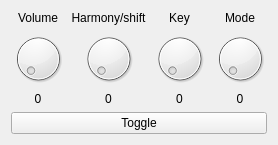
<?xml version="1.0" encoding="UTF-8"?>
<ui version="4.0">
 <class>widget_harmonizer</class>
 <widget class="QWidget" name="widget_harmonizer">
  <property name="geometry">
   <rect>
    <x>0</x>
    <y>0</y>
    <width>278</width>
    <height>145</height>
   </rect>
  </property>
  <property name="sizePolicy">
   <sizepolicy hsizetype="Expanding" vsizetype="Expanding">
    <horstretch>0</horstretch>
    <verstretch>0</verstretch>
   </sizepolicy>
  </property>
  <property name="maximumSize">
   <size>
    <width>10000</width>
    <height>1000</height>
   </size>
  </property>
  <property name="windowTitle">
   <string>Form</string>
  </property>
  <layout class="QVBoxLayout" name="verticalLayout" stretch="0,1">
   <item>
    <layout class="QGridLayout" name="gridLayout" rowstretch="0,0,0">
     <item row="1" column="1">
      <widget class="QDial" name="dialHarmony">
       <property name="maximum">
        <number>10</number>
       </property>
       <property name="pageStep">
        <number>1</number>
       </property>
      </widget>
     </item>
     <item row="1" column="2">
      <widget class="QDial" name="dialKey">
       <property name="maximum">
        <number>11</number>
       </property>
       <property name="pageStep">
        <number>1</number>
       </property>
      </widget>
     </item>
     <item row="1" column="3">
      <widget class="QDial" name="dialMode">
       <property name="maximum">
        <number>4</number>
       </property>
       <property name="pageStep">
        <number>1</number>
       </property>
      </widget>
     </item>
     <item row="1" column="0">
      <widget class="QDial" name="dialVol">
       <property name="maximum">
        <number>100</number>
       </property>
      </widget>
     </item>
     <item row="2" column="2">
      <widget class="QLabel" name="label_8">
       <property name="text">
        <string>0</string>
       </property>
       <property name="alignment">
        <set>Qt::AlignCenter</set>
       </property>
      </widget>
     </item>
     <item row="2" column="1">
      <widget class="QLabel" name="label_7">
       <property name="text">
        <string>0</string>
       </property>
       <property name="alignment">
        <set>Qt::AlignCenter</set>
       </property>
      </widget>
     </item>
     <item row="2" column="0">
      <widget class="QLabel" name="label_10">
       <property name="text">
        <string>0</string>
       </property>
       <property name="alignment">
        <set>Qt::AlignCenter</set>
       </property>
      </widget>
     </item>
     <item row="2" column="3">
      <widget class="QLabel" name="label_9">
       <property name="text">
        <string>0</string>
       </property>
       <property name="alignment">
        <set>Qt::AlignCenter</set>
       </property>
      </widget>
     </item>
     <item row="0" column="0">
      <widget class="QLabel" name="label_5">
       <property name="text">
        <string>Volume</string>
       </property>
       <property name="alignment">
        <set>Qt::AlignCenter</set>
       </property>
      </widget>
     </item>
     <item row="0" column="1">
      <widget class="QLabel" name="label_4">
       <property name="text">
        <string>Harmony/shift</string>
       </property>
       <property name="alignment">
        <set>Qt::AlignCenter</set>
       </property>
      </widget>
     </item>
     <item row="0" column="2">
      <widget class="QLabel" name="label_3">
       <property name="text">
        <string>Key</string>
       </property>
       <property name="alignment">
        <set>Qt::AlignCenter</set>
       </property>
      </widget>
     </item>
     <item row="0" column="3">
      <widget class="QLabel" name="label_6">
       <property name="text">
        <string>Mode</string>
       </property>
       <property name="alignment">
        <set>Qt::AlignCenter</set>
       </property>
      </widget>
     </item>
    </layout>
   </item>
   <item>
    <widget class="QPushButton" name="buttonToggle">
     <property name="sizePolicy">
      <sizepolicy hsizetype="Minimum" vsizetype="Minimum">
       <horstretch>0</horstretch>
       <verstretch>0</verstretch>
      </sizepolicy>
     </property>
     <property name="text">
      <string>Toggle</string>
     </property>
    </widget>
   </item>
  </layout>
 </widget>
 <resources/>
 <connections>
  <connection>
   <sender>dialVol</sender>
   <signal>valueChanged(int)</signal>
   <receiver>label_10</receiver>
   <slot>setNum(int)</slot>
   <hints>
    <hint type="sourcelabel">
     <x>41</x>
     <y>57</y>
    </hint>
    <hint type="destinationlabel">
     <x>38</x>
     <y>89</y>
    </hint>
   </hints>
  </connection>
  <connection>
   <sender>dialHarmony</sender>
   <signal>valueChanged(int)</signal>
   <receiver>label_7</receiver>
   <slot>setNum(int)</slot>
   <hints>
    <hint type="sourcelabel">
     <x>136</x>
     <y>62</y>
    </hint>
    <hint type="destinationlabel">
     <x>127</x>
     <y>92</y>
    </hint>
   </hints>
  </connection>
  <connection>
   <sender>dialKey</sender>
   <signal>valueChanged(int)</signal>
   <receiver>label_8</receiver>
   <slot>setNum(int)</slot>
   <hints>
    <hint type="sourcelabel">
     <x>201</x>
     <y>61</y>
    </hint>
    <hint type="destinationlabel">
     <x>186</x>
     <y>97</y>
    </hint>
   </hints>
  </connection>
  <connection>
   <sender>dialMode</sender>
   <signal>valueChanged(int)</signal>
   <receiver>label_9</receiver>
   <slot>setNum(int)</slot>
   <hints>
    <hint type="sourcelabel">
     <x>260</x>
     <y>55</y>
    </hint>
    <hint type="destinationlabel">
     <x>245</x>
     <y>90</y>
    </hint>
   </hints>
  </connection>
 </connections>
</ui>
